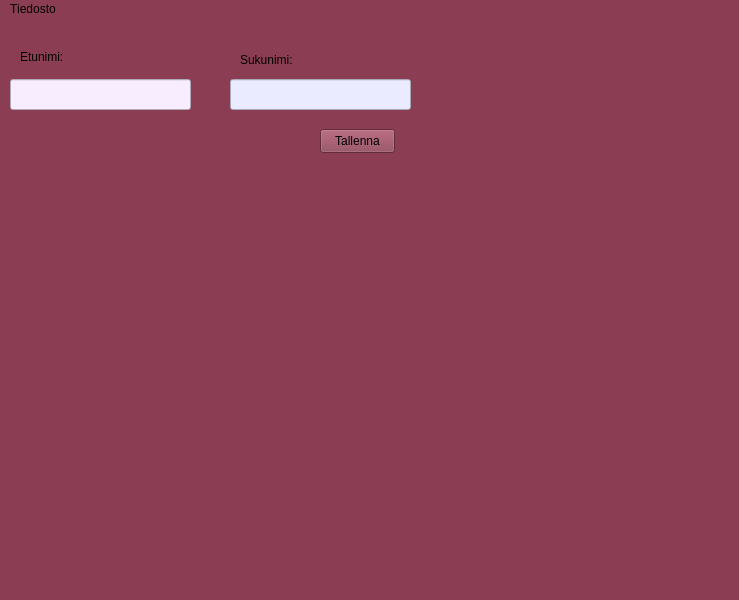
<?xml version="1.0" encoding="UTF-8"?>
<ui version="4.0">
 <class>MainWindow</class>
 <widget class="QMainWindow" name="MainWindow">
  <property name="geometry">
   <rect>
    <x>0</x>
    <y>0</y>
    <width>739</width>
    <height>600</height>
   </rect>
  </property>
  <property name="font">
   <font>
    <pointsize>11</pointsize>
    <bold>true</bold>
   </font>
  </property>
  <property name="cursor">
   <cursorShape>PointingHandCursor</cursorShape>
  </property>
  <property name="windowTitle">
   <string>MainWindow</string>
  </property>
  <property name="toolTip">
   <string>&lt;html&gt;&lt;head/&gt;&lt;body&gt;&lt;p&gt;&lt;span style=&quot; font-size:11pt; font-weight:700;&quot;&gt;Tallentaa henkilön tiedot tietokantaan&lt;/span&gt;&lt;/p&gt;&lt;/body&gt;&lt;/html&gt;</string>
  </property>
  <property name="toolTipDuration">
   <number>-3000</number>
  </property>
  <property name="styleSheet">
   <string notr="true">background-color: rgb(139, 62, 83);</string>
  </property>
  <widget class="QWidget" name="centralwidget">
   <widget class="QLineEdit" name="firstNameLineEdit">
    <property name="geometry">
     <rect>
      <x>10</x>
      <y>60</y>
      <width>181</width>
      <height>31</height>
     </rect>
    </property>
    <property name="styleSheet">
     <string notr="true">color: rgb(255, 252, 254);
background-color: rgb(247, 237, 255);</string>
    </property>
   </widget>
   <widget class="QLabel" name="firstNameiLabel">
    <property name="geometry">
     <rect>
      <x>20</x>
      <y>30</y>
      <width>71</width>
      <height>16</height>
     </rect>
    </property>
    <property name="text">
     <string>Etunimi:</string>
    </property>
   </widget>
   <widget class="QLineEdit" name="lastNameLineEdit">
    <property name="geometry">
     <rect>
      <x>230</x>
      <y>60</y>
      <width>181</width>
      <height>31</height>
     </rect>
    </property>
    <property name="styleSheet">
     <string notr="true">color: rgb(248, 238, 255);
background-color: rgb(235, 235, 255);
</string>
    </property>
   </widget>
   <widget class="QLabel" name="lastNameLabel">
    <property name="geometry">
     <rect>
      <x>240</x>
      <y>30</y>
      <width>101</width>
      <height>21</height>
     </rect>
    </property>
    <property name="text">
     <string>Sukunimi:</string>
    </property>
   </widget>
   <widget class="QPushButton" name="savePushButton">
    <property name="geometry">
     <rect>
      <x>320</x>
      <y>110</y>
      <width>75</width>
      <height>24</height>
     </rect>
    </property>
    <property name="text">
     <string>Tallenna</string>
    </property>
   </widget>
   <widget class="QLabel" name="studentPictureLabel">
    <property name="geometry">
     <rect>
      <x>30</x>
      <y>120</y>
      <width>191</width>
      <height>181</height>
     </rect>
    </property>
    <property name="styleSheet">
     <string notr="true"/>
    </property>
    <property name="text">
     <string/>
    </property>
    <property name="pixmap">
     <pixmap>student.png</pixmap>
    </property>
    <property name="scaledContents">
     <bool>true</bool>
    </property>
   </widget>
   <widget class="QLabel" name="keyPictureabel">
    <property name="geometry">
     <rect>
      <x>200</x>
      <y>160</y>
      <width>131</width>
      <height>111</height>
     </rect>
    </property>
    <property name="text">
     <string/>
    </property>
    <property name="pixmap">
     <pixmap>key.png</pixmap>
    </property>
    <property name="scaledContents">
     <bool>true</bool>
    </property>
   </widget>
   <widget class="QLabel" name="teacherPictureLabel">
    <property name="geometry">
     <rect>
      <x>200</x>
      <y>280</y>
      <width>171</width>
      <height>171</height>
     </rect>
    </property>
    <property name="text">
     <string/>
    </property>
    <property name="pixmap">
     <pixmap>teacher.png</pixmap>
    </property>
    <property name="scaledContents">
     <bool>true</bool>
    </property>
   </widget>
  </widget>
  <widget class="QMenuBar" name="menubar">
   <property name="geometry">
    <rect>
     <x>0</x>
     <y>0</y>
     <width>739</width>
     <height>33</height>
    </rect>
   </property>
   <widget class="QMenu" name="menuTiedosto">
    <property name="title">
     <string>Tiedosto</string>
    </property>
    <widget class="QMenu" name="menutesti">
     <property name="styleSheet">
      <string notr="true">background-color: rgb(42, 69, 188);
background-color: rgb(65, 67, 158);</string>
     </property>
     <property name="title">
      <string>testi</string>
     </property>
     <addaction name="actionKaikki"/>
    </widget>
    <addaction name="separator"/>
    <addaction name="menutesti"/>
    <addaction name="separator"/>
    <addaction name="actionedellinen"/>
   </widget>
   <addaction name="menuTiedosto"/>
  </widget>
  <widget class="QStatusBar" name="statusbar"/>
  <action name="actionedellinen">
   <property name="icon">
    <iconset theme="application-exit"/>
   </property>
   <property name="text">
    <string>Lopeta</string>
   </property>
   <property name="shortcut">
    <string>Ctrl+Q</string>
   </property>
  </action>
  <action name="actionKaikki">
   <property name="text">
    <string>Kaikki</string>
   </property>
  </action>
 </widget>
 <resources>
  <include location="testpictures.qrc"/>
 </resources>
 <connections>
  <connection>
   <sender>firstNameLineEdit</sender>
   <signal>textEdited(QString)</signal>
   <receiver>firstNameiLabel</receiver>
   <slot>setText(QString)</slot>
   <hints>
    <hint type="sourcelabel">
     <x>100</x>
     <y>108</y>
    </hint>
    <hint type="destinationlabel">
     <x>55</x>
     <y>70</y>
    </hint>
   </hints>
  </connection>
 </connections>
</ui>
